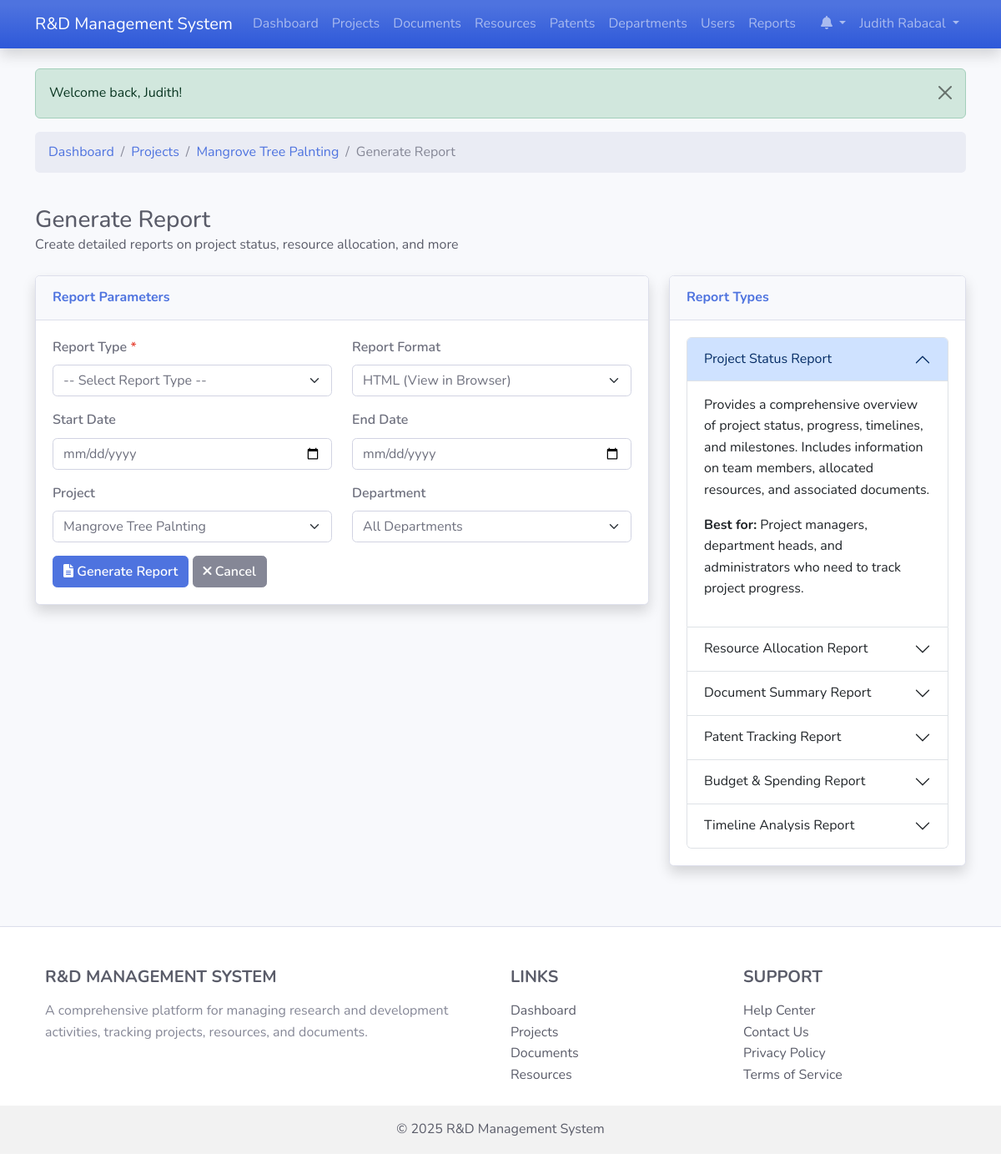
The page /report_form.php?project_id=1 (signed in) on the database its author committed.
### tables this page shows
CREATE TABLE `users` (
  `id` int(11) NOT NULL,
  `username` varchar(50) NOT NULL,
  `password` varchar(255) NOT NULL,
  `email` varchar(100) NOT NULL,
  `first_name` varchar(50) NOT NULL,
  `last_name` varchar(50) NOT NULL,
  `role_id` int(11) NOT NULL,
  `department_id` int(11) DEFAULT NULL,
  `is_active` tinyint(1) DEFAULT 1,
  `last_login` datetime DEFAULT NULL,
  `created_at` timestamp NOT NULL DEFAULT current_timestamp(),
  `updated_at` timestamp NOT NULL DEFAULT current_timestamp() ON UPDATE current_timestamp()
);

CREATE TABLE `projects` (
  `id` int(11) NOT NULL,
  `title` varchar(100) NOT NULL,
  `description` text DEFAULT NULL,
  `start_date` date DEFAULT NULL,
  `end_date` date DEFAULT NULL,
  `status` enum('planning','in_progress','completed','on_hold','cancelled') DEFAULT 'planning',
  `budget` decimal(15,2) DEFAULT NULL,
  `department_id` int(11) DEFAULT NULL,
  `created_by` int(11) NOT NULL,
  `created_at` timestamp NOT NULL DEFAULT current_timestamp(),
  `updated_at` timestamp NOT NULL DEFAULT current_timestamp() ON UPDATE current_timestamp()
);

### report_form.php (the view, shortened to what the rows shown need)
<?php
$projectObj = new Project();
$projectId = isset($_GET['project_id']) ? (int)$_GET['project_id'] : 0;
$project = null;
if ($projectId > 0) {
    $project = $projectObj->getById($projectId);
}
include 'includes/header.php';
?>
<div class="row mb-4">
    <div class="col-md-12">
        <nav aria-label="breadcrumb">
            <ol class="breadcrumb">
                <?php if ($project): ?>
                    <li class="breadcrumb-item"><a href="projects.php">Projects</a></li>
                    <li class="breadcrumb-item"><a href="project_detail.php?id=<?php echo $project['id']; ?>"><?php echo htmlspecialchars($project['title']); ?></a></li>
                <?php endif; ?>
            </ol>
        </nav>
    </div>
</div>
<div class="row mb-4">
    <div class="col-md-12">
        <h1 class="h3 mb-0 text-gray-800">Generate Report</h1>
    </div>
</div>
<div class="row">
    <div class="col-lg-8">
        <div class="card shadow mb-4">
            <div class="card-body">
                <form action="<?php echo htmlspecialchars($_SERVER['PHP_SELF']); ?>" method="post" id="reportForm">
                    <div class="row mb-3">
                        <div class="col-md-6">
                            <label for="department_id" class="form-label">Department</label>
                            <select class="form-select" id="department_id" name="department_id" <?php echo $currentUser['role_id'] == 4 ? 'disabled' : ''; ?>>
                                <option value="">All Departments</option>
                            </select>
                        </div>
                    </div>
                </form>
            </div>
        </div>
    </div>
    <div class="col-lg-4">
        <div class="card shadow mb-4">
            <div class="card-body">
                <div class="accordion" id="reportTypesAccordion">
                    <div class="accordion-item">
                        <h2 class="accordion-header" id="headingOne">
                            <button class="accordion-button" type="button" data-bs-toggle="collapse" data-bs-target="#collapseOne" aria-expanded="true" aria-controls="collapseOne">
                                Project Status Report
                            </button>
                        </h2>
                    </div>
                    <div class="accordion-item">
                        <h2 class="accordion-header" id="headingTwo">
                            <button class="accordion-button collapsed" type="button" data-bs-toggle="collapse" data-bs-target="#collapseTwo" aria-expanded="false" aria-controls="collapseTwo">
                                Resource Allocation Report
                            </button>
                        </h2>
                    </div>
                    <div class="accordion-item">
                        <h2 class="accordion-header" id="headingThree">
                            <button class="accordion-button collapsed" type="button" data-bs-toggle="collapse" data-bs-target="#collapseThree" aria-expanded="false" aria-controls="collapseThree">
                                Document Summary Report
                            </button>
                        </h2>
                    </div>
                    <div class="accordion-item">
                        <h2 class="accordion-header" id="headingFour">
                            <button class="accordion-button collapsed" type="button" data-bs-toggle="collapse" data-bs-target="#collapseFour" aria-expanded="false" aria-controls="collapseFour">
                                Patent Tracking Report
                            </button>
                        </h2>
                    </div>
                    <div class="accordion-item">
                        <h2 class="accordion-header" id="headingFive">
                            <button class="accordion-button collapsed" type="button" data-bs-toggle="collapse" data-bs-target="#collapseFive" aria-expanded="false" aria-controls="collapseFive">
                                Budget & Spending Report
                            </button>
                        </h2>
                    </div>
                    <div class="accordion-item">
                        <h2 class="accordion-header" id="headingSix">
                            <button class="accordion-button collapsed" type="button" data-bs-toggle="collapse" data-bs-target="#collapseSix" aria-expanded="false" aria-controls="collapseSix">
                                Timeline Analysis Report
                            </button>
                        </h2>
                    </div>
                </div>
            </div>
        </div>
    </div>
</div>
<?php
include 'includes/footer.php';
?>

### includes/header.php (shortened to what the rows shown need)
<?php
$isLoggedIn = isset($_SESSION['user_id']);
$currentUser = null;
if ($isLoggedIn) {
    $userObj = new User();
    $currentUser = $userObj->getById($_SESSION['user_id']);
}
?>
<!DOCTYPE html>
<html lang="en">
<head>
    <link href="https://cdn.jsdelivr.net/npm/bootstrap@5.3.0-alpha1/dist/css/bootstrap.min.css" rel="stylesheet">
    <link rel="stylesheet" href="https://cdnjs.cloudflare.com/ajax/libs/font-awesome/6.0.0/css/all.min.css">
    <link rel="stylesheet" href="https://cdn.datatables.net/1.11.5/css/dataTables.bootstrap5.min.css">
    <link rel="stylesheet" href="assets/css/style.css">
</head>
<body>
    <nav class="navbar navbar-expand-lg navbar-dark bg-gradient-primary shadow">
        <div class="container">
            <div class="collapse navbar-collapse" id="navbarNav">
                <ul class="navbar-nav">
                    <?php if ($isLoggedIn): ?>
                        <li class="nav-item dropdown">
                            <a class="nav-link dropdown-toggle" href="#" id="notificationsDropdown" role="button" data-bs-toggle="dropdown" aria-expanded="false">
                                <i class="fas fa-bell"></i>
                            </a>
                        </li>
                        <li class="nav-item dropdown">
                            <a class="nav-link dropdown-toggle" href="#" id="userDropdown" role="button" data-bs-toggle="dropdown" aria-expanded="false">
                                <?php echo htmlspecialchars($currentUser['first_name'] . ' ' . $currentUser['last_name']); ?>
                            </a>
                        </li>
                    <?php endif; ?>
                </ul>
            </div>
        </div>
    </nav>
    <div class="container mt-4">

### rows shown on the page
users: first_name+last_name "Judith Rabacal"
projects: title "Mangrove Tree Palnting"

### other values the page prints
$_SESSION['success_message'] "Welcome back, Judith!"
form field project_id "Mangrove Tree Palnting"
